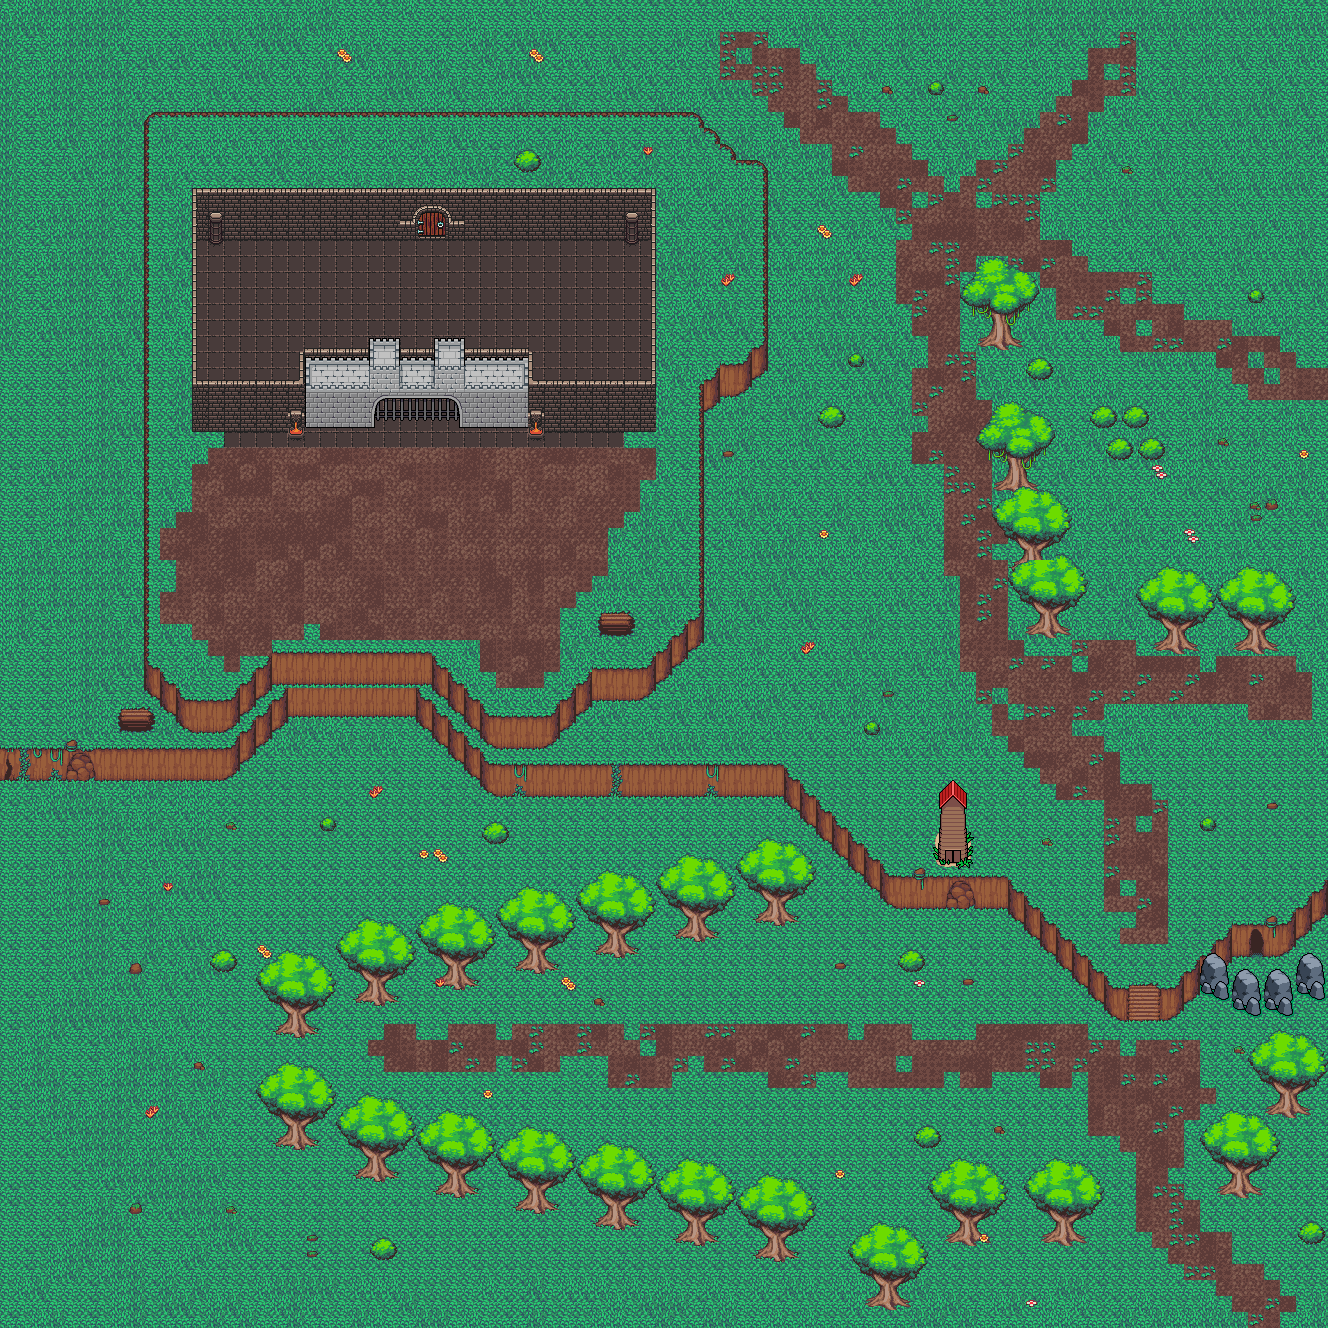

Below is a game level as drawn by its tile map, then a one-line description and the .tmx that defines it (tile-layer data replaced by summaries):
An orthogonal 83x83 tile map with 16x16 px tiles, 7 tile layers (Grass, Path, Tree/Object Collision, Collision2, ...), 3 tilesets and 104 objects (67x Wall, 25x Tree, 4x Rock, 3x Chest, Blocked_Cave_Entrance_1, ...).

<map version="1.10" tiledversion="1.10.2" orientation="orthogonal" renderorder="right-down" width="83" height="83" tilewidth="16" tileheight="16" infinite="0" nextlayerid="35" nextobjectid="117">
 <tileset firstgid="1" source="tiles_4.tsx" />
 <tileset firstgid="463" source="tiles_3.tsx" />
 <tileset firstgid="4679" source="tiles_2.tsx" />
 <layer id="28" name="Grass" width="83" height="83">
  <data>[6889 cells, 6889 non-empty, 44 distinct tile ids]</data>
 </layer>
 <layer id="29" name="Path" width="83" height="83">
  <data>[6889 cells, 1339 non-empty, 7 distinct tile ids]</data>
 </layer>
 <layer id="30" name="Tree/Object Collision" width="83" height="83">
  <data>[6889 cells, 557 non-empty, 63 distinct tile ids]</data>
 </layer>
 <layer id="31" name="Collision2" width="83" height="83">
  <data>[6889 cells, 48 non-empty, 40 distinct tile ids]</data>
 </layer>
 <layer id="32" name="Tree/Object Top" width="83" height="83">
  <data>[6889 cells, 654 non-empty, 68 distinct tile ids]</data>
 </layer>
 <layer id="33" name="Bushes" width="83" height="83">
  <data>[6889 cells, 89 non-empty, 17 distinct tile ids]</data>
 </layer>
 <layer id="34" name="Structures" width="83" height="83">
  <data>[6889 cells, 84 non-empty, 84 distinct tile ids]</data>
 </layer>
 <objectgroup id="5" name="Collisions">
  <object id="2" name="Chest_1" type="Chest" x="736.25" y="960" width="16.1667" height="17.5">
   <properties>
    <property name="ChestID" type="int" value="1" />
    <property name="Classifier" value="Weapon" />
    <property name="Damage" type="int" value="2" />
    <property name="Description" value="Hétköznapi kovácsolt kard" />
    <property name="Durability" type="int" value="50" />
    <property name="tileID" value="tile072.png" />
    <property name="tileName" value="Az utazó kardja" />
   </properties>
  </object>
  <object id="3" name="Chest_2" type="Chest" x="735.75" y="1120.17" width="17.0833" height="15.75">
   <properties>
    <property name="ChestID" type="int" value="2" />
    <property name="Classifier" value="Food" />
    <property name="Description" value="Visszaállít 2 életpontot" />
    <property name="Durability" type="int" value="1" />
    <property name="tileID" value="tile000.png" />
    <property name="tileName" value="Szeder" />
   </properties>
  </object>
  <object id="4" name="Wall" x="1.66663" y="749.333" width="223" height="18.6667" />
  <object id="5" name="Wall" x="226" y="745.333" width="14" height="18.6667" />
  <object id="6" name="Wall" x="241.333" y="731.333" width="12.6667" height="19.3333" />
  <object id="7" name="Wall" x="256" y="713.333" width="13.3333" height="20" />
  <object id="8" name="Wall" x="268" y="699.333" width="18.6667" height="17.3333" />
  <object id="9" name="Wall" x="286.667" y="687.333" width="128" height="18.6667" />
  <object id="10" name="Wall" x="416" y="693.333" width="14.6667" height="23.3333" />
  <object id="11" name="Wall" x="432.667" y="708.667" width="16" height="24.6667" />
  <object id="12" name="Wall" x="449.333" y="727.333" width="14.6667" height="20" />
  <object id="13" name="Wall" x="464" y="740" width="14.6667" height="25.3333" />
  <object id="14" name="Wall" x="479.333" y="754" width="17.3333" height="25.3333" />
  <object id="15" name="Wall" x="498" y="764" width="284.667" height="20.6667" />
  <object id="16" name="Wall" x="783.333" y="775.333" width="17.3333" height="22.6667" />
  <object id="17" name="Wall" x="801.333" y="792" width="13.3333" height="24" />
  <object id="18" name="Wall" x="814.667" y="801.333" width="16.6667" height="23.3333" />
  <object id="20" name="Wall" x="832" y="822" width="15.3333" height="21.3333" />
  <object id="21" name="Wall" x="850" y="839.333" width="12.6667" height="23.3333" />
  <object id="22" name="Wall" x="864" y="852.667" width="15.3333" height="24" />
  <object id="23" name="Wall" x="880.667" y="869.333" width="15.3333" height="23.3333" />
  <object id="24" name="Wall" x="894.667" y="876.667" width="47.3333" height="20.6667" />
  <object id="25" name="Wall" x="976.667" y="876.667" width="29.3333" height="19.3333" />
  <object id="26" name="Wall" x="942" y="876" width="34.6667" height="6" />
  <object id="27" name="Blocked_Cave_Entrance_1" x="942" y="882.667" width="34" height="25.3333" />
  <object id="28" name="Wall" x="1006.67" y="883.333" width="17.3333" height="25.3333" />
  <object id="30" name="Wall" x="1025.33" y="907.333" width="14" height="17.3333" />
  <object id="31" name="Wall" x="1040.67" y="921.333" width="14" height="17.3333" />
  <object id="32" name="Wall" x="1056.67" y="936" width="13.3333" height="17.3333" />
  <object id="33" name="Wall" x="1072" y="947.333" width="14" height="22.6667" />
  <object id="34" name="Wall" x="1088" y="967.333" width="18" height="22" />
  <object id="35" name="Wall" x="1107.33" y="986" width="18.6667" height="22" />
  <object id="36" name="Wall" x="1160" y="988.667" width="20" height="19.3333" />
  <object id="37" name="Wall" x="1182" y="974.667" width="15.3333" height="16.6667" />
  <object id="40" name="Rock" x="1200" y="956" width="27.3333" height="25.3333" />
  <object id="41" name="Rock" x="1232" y="972" width="26" height="26.6667" />
  <object id="42" name="Rock" x="1267.33" y="971.333" width="25.3333" height="26" />
  <object id="43" name="Rock" x="1297.33" y="956" width="24" height="26" />
  <object id="44" name="Wall" x="1232" y="925.333" width="15.3333" height="18.6667" />
  <object id="45" name="Wall" x="1264.67" y="925.333" width="28" height="18" />
  <object id="46" name="Wall" x="1281.33" y="907.333" width="30" height="16.6667" />
  <object id="47" name="Wall" x="1314" y="878.667" width="10.6667" height="31.3333" />
  <object id="48" name="Wall" x="1246.67" y="924.667" width="17.3333" height="5.33333" />
  <object id="49" name="Cave_Entrance_1" x="1247.33" y="931.333" width="17.3333" height="23.3333" />
  <object id="50" name="Tree" x="1266.67" y="1105.33" width="43.3333" height="12.6667" />
  <object id="51" name="Tree" x="1218" y="1182" width="44" height="16" />
  <object id="52" name="Tree" x="1038.67" y="1230" width="46.6667" height="16.6667" />
  <object id="53" name="Tree" x="942.667" y="1230.67" width="44" height="14.6667" />
  <object id="54" name="Tree" x="864" y="1296" width="48" height="14" />
  <object id="55" name="Tree" x="752.667" y="1247.33" width="44.6667" height="13.3333" />
  <object id="56" name="Tree" x="672.667" y="1228.67" width="43.3333" height="12.6667" />
  <object id="57" name="Tree" x="594.667" y="1218.67" width="42" height="9.33333" />
  <object id="58" name="Tree" x="512.667" y="1199.33" width="44.6667" height="12" />
  <object id="59" name="Tree" x="432" y="1183.33" width="44.6667" height="13.3333" />
  <object id="60" name="Tree" x="352.667" y="1168" width="42.6667" height="10" />
  <object id="61" name="Tree" x="273.333" y="1138" width="42.6667" height="8.66667" />
  <object id="62" name="Tree" x="273.333" y="1023.33" width="42.6667" height="14.6667" />
  <object id="63" name="Tree" x="350.667" y="991.333" width="48" height="12" />
  <object id="64" name="Tree" x="433.333" y="976" width="44" height="12.6667" />
  <object id="65" name="Tree" x="511.333" y="961.333" width="49.3333" height="12" />
  <object id="66" name="Tree" x="592.667" y="945.333" width="44.6667" height="12" />
  <object id="67" name="Tree" x="672" y="927.333" width="47.3333" height="12.6667" />
  <object id="68" name="Tree" x="753.333" y="911.333" width="42.6667" height="13.3333" />
  <object id="69" name="Tree" x="977.333" y="337.333" width="46" height="14" />
  <object id="70" name="Tree" x="993.333" y="481.333" width="44" height="13.3333" />
  <object id="71" name="Tree" x="1006" y="558.667" width="39.3333" height="14.6667" />
  <object id="72" name="Tree" x="1025.33" y="627.333" width="44.6667" height="9.33333" />
  </objectgroup>
</map>
<!-- 37 of 104 objects omitted -->
